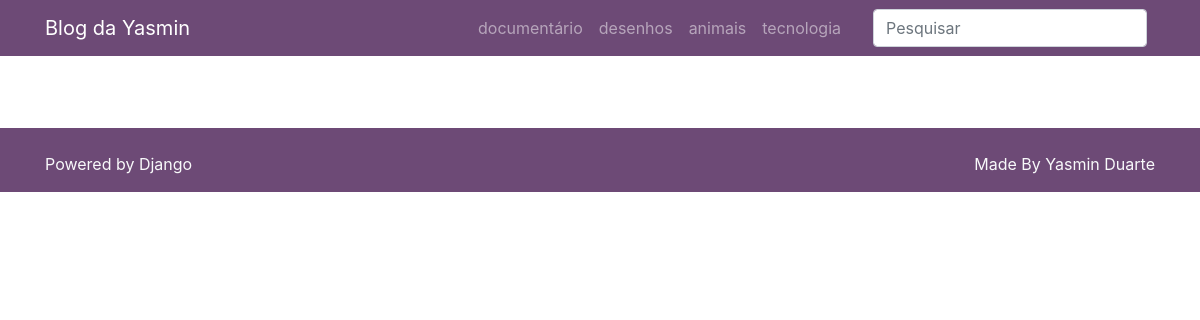
Before: /categoria/desenhos with the older database file.
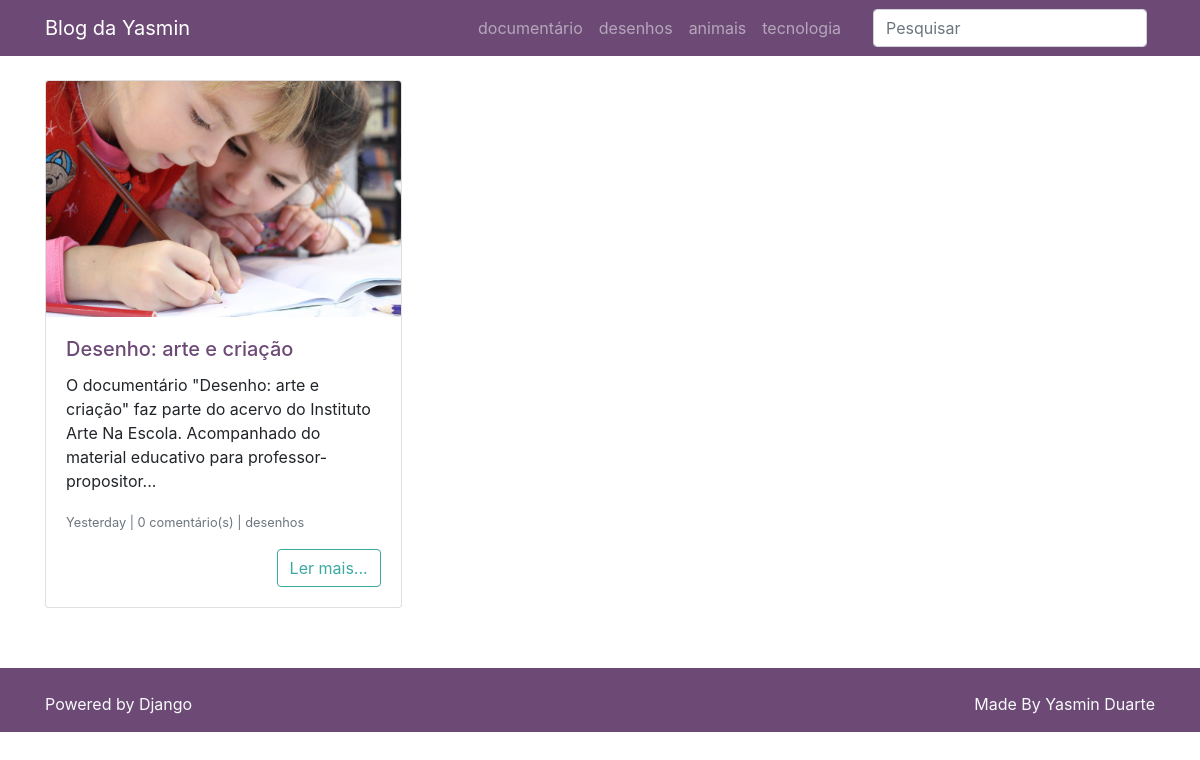
After: the same page with the newer database file.
### posts/models.py (models this page shows, shortened)
class Post(models.Model):
    titulo_post = models.CharField(max_length=50, verbose_name='Titulo')
    autor_post = models.ForeignKey(User, on_delete=models.DO_NOTHING, verbose_name='Autor')
    data_post = models.DateTimeField(default=timezone.now, verbose_name='Data de criação')
    conteudo_post = models.TextField(verbose_name='Conteudo')
    excerto_post = models.TextField(verbose_name='Excerto')
    categoria_post = models.ForeignKey(Categoria, on_delete=models.DO_NOTHING, blank=True, null=True,
    verbose_name='Categoria')
    imagem_post = models.ImageField(upload_to='post_img/%Y/%m', blank=True, null=True, verbose_name='img do post')
    publicado_post = models.BooleanField(default=False, verbose_name='Publicado')

### categorias/models.py (models this page shows)
class Categoria(models.Model):
    nome_cat = models.CharField(max_length=30, verbose_name='Nome categoria')
    def __str__(self):
        return self.nome_cat

### posts/views.py (the view)
# urls.py: path('categoria/<str:categoria>', views.PostCategoria.as_view(), name='post_categoria'),
class PostCategoria(PostIndex):
    template_name = 'posts/post_categoria.html'
    def get_queryset(self):
            qs = super().get_queryset()
            categoria = self.kwargs.get('categoria', None)
            if not categoria:
                return qs
            qs = qs.filter(categoria_post__nome_cat__iexact=categoria)
            return qs

### posts/views.py (called while the page is built)
    def get_queryset(self):
            qs = super().get_queryset()
            qs = qs.order_by('-id')
            qs = qs.annotate(
                numero_comentarios=Count(
                    Case(
                        When(comentario__publicado_comentario=True, then=1)
                    )
                )
            )
            return qs

### posts/templates/posts/post_categoria.html (shortened to what this page needs)
{% extends 'base.html' %}
{% load humanize %}
    {% block 'conteudo' %}
    <div class="card-columns mt-4">
        {% for post in posts %}
            {% if post.publicado_post %}
                <div class="card">
                    {% if post.imagem_post %}
                        <a href="{% url 'post_detalhes' post.id %}">
                            <img class="card-img-top" src="{{ post.imagem_post.url }}" alt="Card image cap">
                        </a>
                    {% endif %}
                    <div class="card-body">
                        <h5 class="card-title">
                            <a href="{% url 'post_detalhes' post.id %}">
                                {{ post.titulo_post }}
                            </a>
                        </h5>
                        <p class="card-text">{{post.excerto_post}}</p>
                        <p class="card-text">
                            <small class="text-muted">{{ post.data_post|naturalday|title }}
                                |
                                {{ post.numero_comentarios }} comentário(s)
                                |
                                {{ post.categoria_post }}</small>
                        </p>
                        <div class="text-right">
                            <a href="{% url 'post_detalhes' post.id %}" class="btn btn-outline-secondary">Ler mais...</a>
                        </div>
                    </div>
                </div>
            {% endif %}
        {% endfor %}
    </div>
{% endblock %}

Changed rows visible on the page:
added Post: imagem_post (picture), titulo_post "Desenho: arte e criação", excerto_post "O documentário \"Desenho: arte e criação\" faz parte do acervo do Instituto Arte Na Escola. Acompanhado do material educativo para professor-propositor...", data_post "Yesterday", numero_comentarios "0", categoria_post "desenhos"
